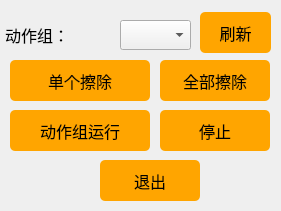
    <widget class="QWidget" name="widget_5" native="true">
     <property name="geometry">
      <rect>
       <x>910</x>
       <y>360</y>
       <width>281</width>
       <height>211</height>
      </rect>
     </property>
     <property name="styleSheet">
      <string notr="true">#widget_5 {border:1px solid #242424;
border-color: rgb(200, 200, 200);}</string>
     </property>
     <widget class="QLabel" name="label_action">
      <property name="geometry">
       <rect>
        <x>5</x>
        <y>20</y>
        <width>111</width>
        <height>30</height>
       </rect>
      </property>
      <property name="font">
       <font>
        <family>黑体</family>
        <pointsize>12</pointsize>
       </font>
      </property>
      <property name="text">
       <string>动作组：</string>
      </property>
     </widget>
     <widget class="QComboBox" name="comboBox_action">
      <property name="geometry">
       <rect>
        <x>120</x>
        <y>20</y>
        <width>71</width>
        <height>30</height>
       </rect>
      </property>
      <property name="font">
       <font>
        <family>Arial</family>
        <pointsize>10</pointsize>
       </font>
      </property>
      <property name="styleSheet">
       <string notr="true">background-color: rgb(240, 240, 240);
</string>
      </property>
     </widget>
     <widget class="QPushButton" name="Button_DelectSingle">
      <property name="geometry">
       <rect>
        <x>10</x>
        <y>60</y>
        <width>140</width>
        <height>41</height>
       </rect>
      </property>
      <property name="font">
       <font>
        <family>黑体</family>
        <pointsize>12</pointsize>
       </font>
      </property>
      <property name="styleSheet">
       <string notr="true">QPushButton{background-color: rgb(255, 165, 0);}
QPushButton:hover{background-color:  rgb(255, 210, 0);}
QPushButton{border-radius:5px;}</string>
      </property>
      <property name="text">
       <string>单个擦除</string>
      </property>
     </widget>
     <widget class="QPushButton" name="Button_AllDelect">
      <property name="geometry">
       <rect>
        <x>160</x>
        <y>60</y>
        <width>110</width>
        <height>41</height>
       </rect>
      </property>
      <property name="font">
       <font>
        <family>黑体</family>
        <pointsize>12</pointsize>
       </font>
      </property>
      <property name="styleSheet">
       <string notr="true">QPushButton{background-color: rgb(255, 165, 0);}
QPushButton:hover{background-color:  rgb(255, 210, 0);}
QPushButton{border-radius:5px;}</string>
      </property>
      <property name="text">
       <string>全部擦除</string>
      </property>
     </widget>
     <widget class="QPushButton" name="Button_RunAction">
      <property name="geometry">
       <rect>
        <x>10</x>
        <y>110</y>
        <width>140</width>
        <height>41</height>
       </rect>
      </property>
      <property name="font">
       <font>
        <family>黑体</family>
        <pointsize>12</pointsize>
       </font>
      </property>
      <property name="styleSheet">
       <string notr="true">QPushButton{background-color: rgb(255, 165, 0);}
QPushButton:hover{background-color:  rgb(255, 210, 0);}
QPushButton{border-radius:5px;}</string>
      </property>
      <property name="text">
       <string>动作组运行</string>
      </property>
     </widget>
     <widget class="QPushButton" name="Button_StopAction">
      <property name="geometry">
       <rect>
        <x>160</x>
        <y>110</y>
        <width>110</width>
        <height>41</height>
       </rect>
      </property>
      <property name="font">
       <font>
        <family>黑体</family>
        <pointsize>12</pointsize>
       </font>
      </property>
      <property name="styleSheet">
       <string notr="true">QPushButton{background-color: rgb(255, 165, 0);}
QPushButton:hover{background-color:  rgb(255, 210, 0);}
QPushButton{border-radius:5px;}</string>
      </property>
      <property name="text">
       <string>停止</string>
      </property>
     </widget>
     <widget class="QPushButton" name="Button_Quit">
      <property name="geometry">
       <rect>
        <x>100</x>
        <y>160</y>
        <width>100</width>
        <height>41</height>
       </rect>
      </property>
      <property name="font">
       <font>
        <family>黑体</family>
        <pointsize>12</pointsize>
       </font>
      </property>
      <property name="styleSheet">
       <string notr="true">QPushButton{background-color: rgb(255, 165, 0);}
QPushButton:hover{background-color:  rgb(255, 210, 0);}
QPushButton{border-radius:5px;}</string>
      </property>
      <property name="text">
       <string>退出</string>
      </property>
     </widget>
     <widget class="QPushButton" name="Button_Reflash">
      <property name="geometry">
       <rect>
        <x>200</x>
        <y>12</y>
        <width>71</width>
        <height>41</height>
       </rect>
      </property>
      <property name="font">
       <font>
        <family>黑体</family>
        <pointsize>12</pointsize>
       </font>
      </property>
      <property name="styleSheet">
       <string notr="true">QPushButton{background-color: rgb(255, 165, 0);}
QPushButton:hover{background-color:  rgb(255, 210, 0);}
QPushButton{border-radius:5px;}</string>
      </property>
      <property name="text">
       <string>刷新</string>
      </property>
     </widget>
    </widget>
